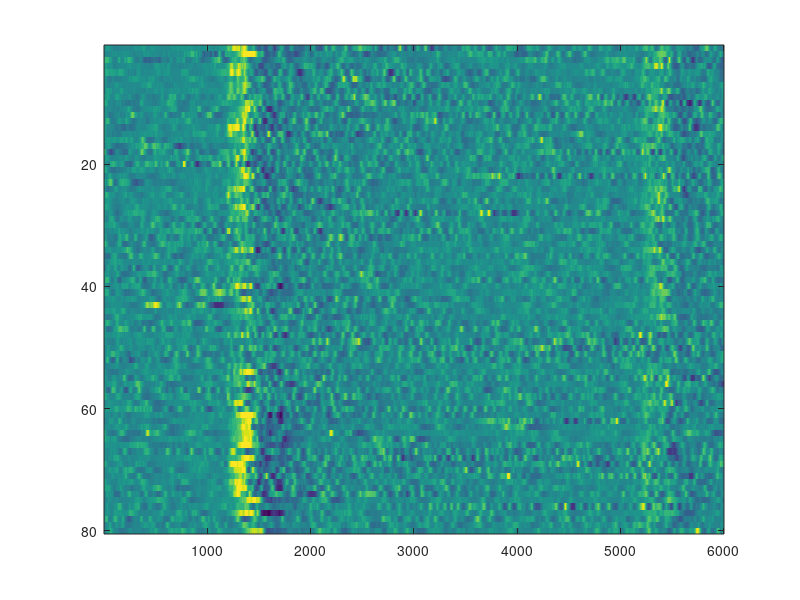

MATLAB code to generate this figure: (Note: this script raises an error after producing the figure.)
%% load data
load('ephys_for_heatmap')
%% plot heatmap
% data is downsampled by factor 10 for smaller file size
limits = [-500, 500];

figure
imagesc(sorted_data([1:3:180,181:200],:), limits) % takes every 3rd trial of standard + all deviant trials
xline(500*2, '-k') % stim on
xline((3000-500)*2, '-k') % stim off
yline(60.5) % divide standard/deviant trials
c = colorbar;
c.Position(4) = c.Position(4)/4;
c.Position(3) = c.Position(3)/4;
c.Position(2) = c.Position(2)+c.Position(4)*3;
c.Position(1) = c.Position(1)+c.Position(3)*8.5;

xticks(0:1000:length(sorted_data))
xticklabels(0:0.5:length(sorted_data)/2000)
yticklabels(string([30:30:180, 190,200]))
xlabel('Time in s')
ylabel('Trial Number')